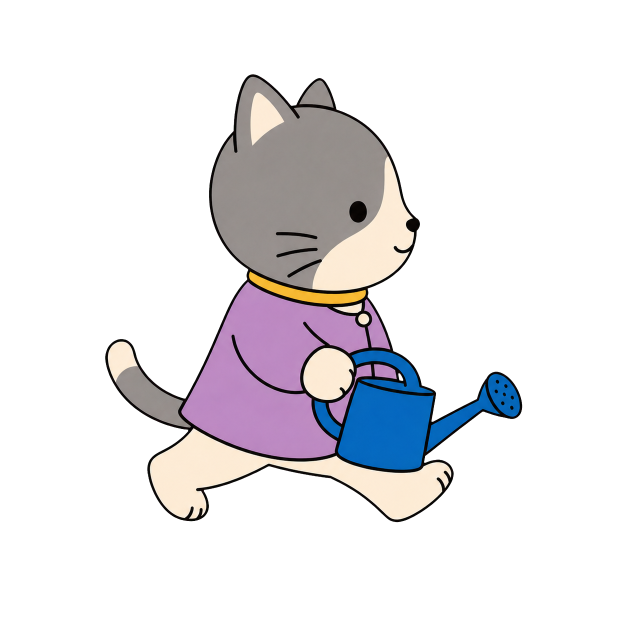
#> input picture assets/generated/characters/mina-cat/garden-walk/W1/alpha-source.png, 1254 x 1254 px (shown at 1/2 size)
$ python rebuild.py
#> lines starting #> are read from the running program, lines starting #| are printed output that depends on the picture; after the words box and inside, x2 and y2 are one past the last pixel; in counts of white or black regions, pixels touching at a corner belong together; pictures that were not available may be replaced by others from this repository, and a replacement may not be noted
### tools/asset-pipeline/character_asset_pipeline.py
#!/usr/bin/env python3
"""Deterministic processing for reviewed character raster assets.

This utility never draws character pixels. It only extracts active runtime
frames, removes transparent padding by measurement, normalizes an existing
generated raster to an approved canvas, assembles reviewed frames, converts
formats, and validates alpha/dimensions.
"""

from __future__ import annotations

import argparse
import hashlib
import json
from pathlib import Path
from typing import Any

from PIL import Image

from character_alpha import protect_foreground_pixels


ACTIVE_SCENES = {
    "connect-profile": ("generated/miffy-google-connect.webp", (256, 256)),
    "home": ("generated/miffy-home.webp", (320, 494)),
    "practice-idle": ("generated/miffy-practice.webp", (327, 377)),
    "practice-correct": ("generated/miffy-practice-correct.webp", (669, 922)),
    "practice-encourage": ("generated/miffy-practice-encourage.webp", (785, 931)),
    "update-recovery": ("generated/miffy-update-recovery-v3.webp", (1005, 1210)),
}

ACTIVE_SEQUENCES = {
    "celebration": {
        "source": "generated/miffy-celebration-sprite-simple.webp",
        "cell": (418, 418),
        "layout": (4, 1),
        "frames": ("C1", "C2", "C3", "C4"),
        "runtime": "celebration-sheet.webp",
    },
    "garden-walk": {
        "source": "generated/miffy-garden-walking-sprite.webp",
        "cell": (627, 627),
        "layout": (2, 2),
        "frames": ("W1", "W2", "W3", "W4"),
        "runtime": "garden-walk-sheet.webp",
    },
    "garden-water": {
        "source": "generated/miffy-garden-watering-sprite.webp",
        "cell": (627, 627),
        "layout": (2, 2),
        "frames": ("G1", "G2", "G3", "G4"),
        "runtime": "garden-water-sheet.webp",
    },
}


# [6 lines left out: function sha256, not called in this run]


def rgba(path: Path) -> Image.Image:
    with Image.open(path) as image:
        return image.convert("RGBA")


# [76 lines left out: functions alpha_stats, extract_references, not called in this run]


def normalize(
    source: Path,
    output: Path,
    width: int,
    height: int,
    scale: float = 1.0,
    offset_x: int = 0,
    offset_y: int = 0,
) -> None:
    image = rgba(source)
    resized_size = (round(width * scale), round(height * scale))
    resized = image.resize(resized_size, Image.Resampling.LANCZOS)
    normalized = Image.new("RGBA", (width, height), (0, 0, 0, 0))
    normalized.alpha_composite(resized, (offset_x, offset_y))
    output.parent.mkdir(parents=True, exist_ok=True)
    normalized.save(output, format="PNG")


# [167 lines left out: functions assemble, convert, protect_foreground_interior, validate, parser, main, not called in this run]


# [2 lines that do not run on import are left out]

### assets/generated/characters/mina-cat/garden-walk/rebuild.py
#!/usr/bin/env python3
"""Rebuild Mina's v2 walk from generated rasters and one rigid W3 master.

Requires Pillow and NumPy. Masks select generated artwork; no subject pixels
are drawn. RGB material offsets match the unchanged watering sheet. Chroma
cleanup settings and source provenance are recorded in generation-record.json.
"""
from collections import Counter
from pathlib import Path
from shutil import copyfile
from tempfile import TemporaryDirectory
import json
import sys

import numpy as np
from PIL import Image, ImageDraw, ImageFilter

SEQUENCE = Path(__file__).resolve().parent
REPO = SEQUENCE.parents[4]
sys.path.insert(0, str(REPO / 'tools/asset-pipeline'))
from character_asset_pipeline import assemble, normalize  # noqa: E402
from character_alpha import _retained_components  # noqa: E402

CELL, BOB, BASELINE = 627, 19, 572
BACKGROUND = '#eff5e9'
WATER_SHEET = REPO / 'apps/app/public/characters/mina-cat/garden-water-sheet.webp'
WALK_SWATCHES = {
    'fur': (275, 185, 350, 230),
    'cream': (400, 280, 420, 300),
    'cardigan': (260, 440, 300, 458),
    'collar': (300, 336, 335, 342),
    'can': (365, 447, 405, 475),
}
WALK_SWATCHES = {key: (x0 - 10, y0, x1 - 10, y1)
                 for key, (x0, y0, x1, y1) in WALK_SWATCHES.items()}
WATER_SWATCHES = {
    'fur': (230, 175, 270, 215),
    'cream': (275, 295, 330, 325),
    'cardigan': (210, 455, 255, 480),
    'collar': (280, 346, 320, 353),
    'can': (325, 455, 365, 485),
}


def material_mask(pixels, material):
    r, g, b, a = (pixels[..., i].astype(float) for i in range(4))
    visible = (a > 0) & (np.maximum.reduce([r, g, b]) > 100)
    masks = {
        'fur': (np.maximum.reduce([r, g, b]) - np.minimum.reduce([r, g, b]) < 22) & (r < 200),
        'cream': (r > 210) & (g > 170) & (b > 130) & (r > b + 20),
        'cardigan': (r > 120) & (b > g + 8) & (r > g + 8),
        'collar': (r > 180) & (g > 100) & (b < 140) & (g < r * .9),
        'can': (b > r * 1.3) & (b > g * 1.1) & (b > 80),
    }
    return visible & masks[material]


def dominant(image, material):
    pixels = np.asarray(image)
    colors = pixels[..., :3][material_mask(pixels, material) & (pixels[..., 3] == 255)]
    counts = Counter(map(tuple, colors.tolist()))
    assert counts, f'No opaque {material} pixels in swatch'
    return min(counts, key=lambda rgb: (-counts[rgb], rgb))


def region(points):
    mask = Image.new('L', (CELL, CELL))
    ImageDraw.Draw(mask).polygon([(x - 10, y) for x, y in points], fill=255)
    return mask


def select(image, mask):
    pixels = np.array(image)
    pixels[..., 3] = np.minimum(pixels[..., 3], np.asarray(mask))
    pixels[pixels[..., 3] == 0] = 0
    return Image.fromarray(pixels)


def canonical(image):
    pixels = np.array(image)
    pixels[pixels[..., 3] == 0] = 0
    return Image.fromarray(pixels)


def match_palette(image, source, target):
    """Change RGB only; retain source shading, geometry, alpha and dark lines."""
    pixels = np.asarray(image)
    corrected = np.array(image)
    for material in source:
        selected = material_mask(pixels, material)
        offset = np.array(target[material]) - np.array(source[material])
        corrected[..., :3][selected] = np.clip(
            pixels[..., :3][selected].astype(int) + offset, 0, 255,
        )
    assert np.array_equal(corrected[..., 3], pixels[..., 3])
    dark = np.max(pixels[..., :3], axis=2) <= 100
    assert np.array_equal(corrected[dark], pixels[dark])
    return canonical(Image.fromarray(corrected))


def legs_mask(index):
    # Reviewed polygon joins follow each generated skirt's black hem. The
    # rigid master supplies the complete garment; only feet/shins are selected.
    hems = [
        [(0, 502), (205, 502), (230, 511), (270, 522), (325, 526), (370, 525), (428, 510), (CELL, 510)],
        [(0, 490), (215, 490), (244, 502), (282, 508), (320, 511), (365, 511), (403, 504), (CELL, 504)],
        [(0, 500), (210, 500), (238, 511), (275, 522), (325, 527), (375, 524), (434, 510), (CELL, 510)],
        [(0, 490), (220, 490), (254, 496), (290, 502), (337, 505), (380, 497), (430, 480), (CELL, 480)],
    ]
    return region(hems[index] + [(CELL, CELL), (0, CELL)])


def rebuild():
    normalized = []
    with TemporaryDirectory(prefix='mina-walk-v2-') as temporary:
        for i in range(1, 5):
            output = Path(temporary) / f'W{i}.png'
            normalize(SEQUENCE / f'W{i}/alpha-source.png', output, CELL, CELL, 1.05, -8, 12)
#> in rgba, image is the input picture: PIL image 1254x1254 RGBA; mean R, G, B, A 32.5, 31, 34.1, 55.2
#> in normalize, `normalized = Image.new("RGBA", (width, height), (0, 0, 0, 0))`: normalized: PIL image 627x627 RGBA; every value is 0
#> in normalize, `normalized.alpha_composite(resized, (offset_x, offset_y))`:
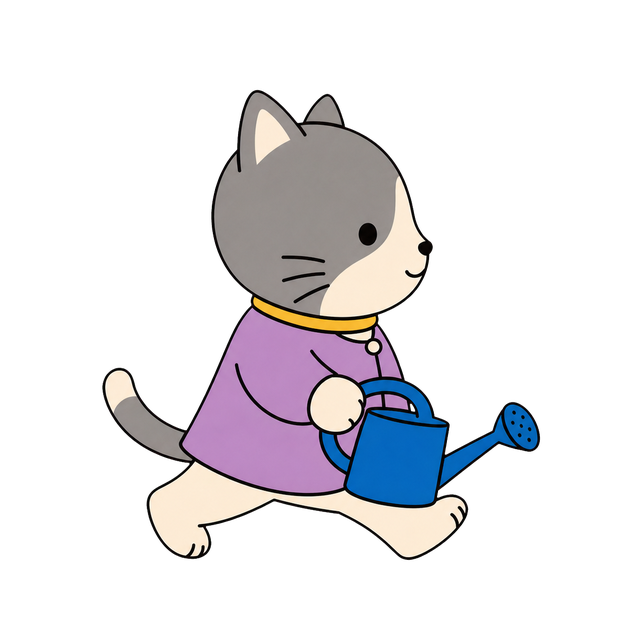
#> normalized: PIL image 627x627 RGBA; mean R, G, B, A 35.7, 34.1, 37.6, 60.8; transparent parts drawn white
            normalized.append(Image.open(output).convert('RGBA'))
    water_sheet = Image.open(WATER_SHEET).convert('RGBA')
    water = water_sheet.crop((0, 0, CELL, CELL))
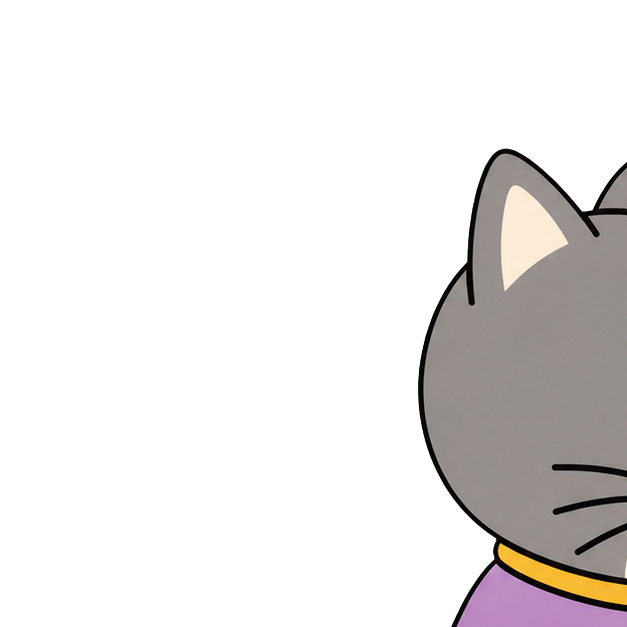
#> water: PIL image 627x627 RGBA; mean R, G, B, A 29.9, 27.5, 26.8, 51.4; transparent parts drawn white
    master = normalized[2]
    source = {k: dominant(master.crop(box), k) for k, box in WALK_SWATCHES.items()}
#> in dominant, `pixels = np.asarray(image)`:
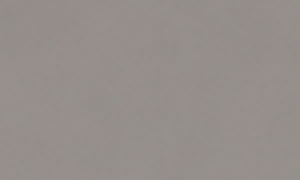
#> pixels: shape (45, 75, 4) (shown 4 times larger); mean R, G, B, A 148.9, 142.9, 139.5, 255
#> in material_mask, `r, g, b, a = (pixels[..., i].astype(float) for i in range(4))`: a: shape (45, 75) float64; every value is 255
#> in material_mask, `visible = (a > 0) & (np.maximum.reduce([r, g, b]) > 100)`: visible: shape (45, 75) bool; every value is 1
#> in dominant, `counts = Counter(map(tuple, colors.tolist()))`: counts = 93 items
#> call 2 of dominant, with material = 'cream'
#> in dominant (call 2), `pixels = np.asarray(image)`:
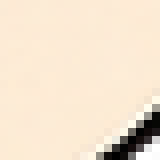
#> pixels: shape (20, 20, 4) (shown 8 times larger); mean R, G, B, A 236.7, 220.7, 200.4, 250.7; transparent parts drawn white
#> call 2 of material_mask, with material = 'cream'
#> in material_mask (call 2), `r, g, b, a = (pixels[..., i].astype(float) for i in range(4))`:
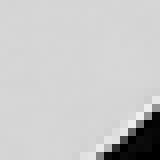
#> b: shape (20, 20) float64 (shown 8 times larger); min 0, max 239, mean 200.4
#> in material_mask (call 2), `visible = (a > 0) & (np.maximum.reduce([r, g, b]) > 100)`:
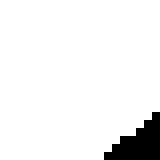
#> visible: shape (20, 20) bool (shown 8 times larger); 94% white; 1 black region, box (x1, y1, x2, y2) and area: (13, 14, 20, 20) 24
#> in material_mask (call 2), `return visible & masks[material]`:
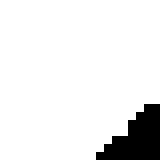
#> returned value: shape (20, 20) bool (shown 8 times larger); 91.5% white; 1 black region, box (x1, y1, x2, y2) and area: (12, 13, 20, 20) 34
#> in dominant (call 2), `colors = pixels[..., :3][material_mask(pixels, material) & (pixels[.....`: colors = 366 rows, first 8: [252, 235, 213], [253, 234, 212], [252, 234, 213], [252, 235, 213], [252, 235, 213], [252, 236, 214], [252, 235, 213], [252, 234, 213]
#> in dominant (call 2), `counts = Counter(map(tuple, colors.tolist()))`: counts = 52 items
#> in dominant (call 3), `colors = pixels[..., :3][material_mask(pixels, material) & (pixels[.....`: colors = 720 rows, first 8: [189, 139, 195], [189, 138, 195], [189, 138, 194], [190, 138, 196], [190, 138, 196], [190, 138, 195], [190, 139, 195], [189, 137, 196]
    target = {k: dominant(water.crop(box), k) for k, box in WATER_SWATCHES.items()}

    forward_mask = region([(402, 334), (404, 344), (405, 350), (409, 362),
                           (413, 374), (417, 386), (420, 394), (423, 407),
                           (CELL, 407), (CELL, 334)])
    # The raised spout just touches the free-arm bounds; protect every blue
    # pixel and its black outline so backward-arm phases retain the full can.
    blue = Image.fromarray((material_mask(np.asarray(master), 'can') * 255).astype('uint8'))
    protected_can = np.asarray(blue.filter(ImageFilter.MaxFilter(9))) > 0
    selected = np.array(forward_mask)
    selected[protected_can] = 0
    forward_mask = Image.fromarray(selected)
    forward_arm = select(master, forward_mask)
    backward_arm = select(normalized[0], region([
        (200, 356), (280, 326), (267, 367), (245, 405),
        (220, 421), (195, 410), (184, 389),
    ]))
    removed = np.maximum(np.asarray(forward_mask), np.asarray(legs_mask(2)))
    core = select(master, Image.fromarray(255 - removed))
    retained = _retained_components(core.getchannel('A').tobytes(), CELL, CELL, 100)
    core = select(core, Image.frombytes('L', core.size, bytes(retained)))
    core = match_palette(core, source, target)
    frames = []
    for i, image in enumerate(normalized):
        bob = BOB if i in (1, 3) else 0
        frame = Image.new('RGBA', (CELL, CELL))
        legs = select(image, legs_mask(i))
        bottom = legs.getchannel('A').getbbox()[3]
        top = 480 if i in (0, 2) else 460
        target_top = (450, 469, 480, 480)[i] - bob
        fitted = legs.crop((0, top, CELL, bottom)).resize(
            (CELL, BASELINE - target_top), Image.Resampling.LANCZOS,
        )
        frame.alpha_composite(match_palette(fitted, source, target), (-6 if i == 0 else 0, target_top))
        arm = forward_arm if i in (1, 2) else backward_arm
        frame.alpha_composite(match_palette(arm, source, target), (0, -bob))
        frame.alpha_composite(core, (0, -bob))
        frame = canonical(frame)
        assert frame.size == (CELL, CELL)
        assert frame.getchannel('A').getbbox()[3] == BASELINE
        assert all(frame.getpixel(p)[3] == 0 for p in ((0, 0), (626, 0), (0, 626), (626, 626)))
        frames.append(frame)

    opaque_core = np.asarray(core)[..., 3] == 255
    for i, frame in enumerate(frames):
        bob = BOB if i in (1, 3) else 0
        aligned = np.array(Image.new('RGBA', core.size))
        aligned[bob:] = np.asarray(frame)[:CELL - bob]
        assert np.array_equal(aligned[opaque_core], np.asarray(core)[opaque_core])
        # Complete head rectangle, including transparent silhouette margins.
        assert frame.crop((215, 90 - bob, 450, 324 - bob)).tobytes() == frames[0].crop((215, 90, 450, 324)).tobytes()
        for material, (x0, y0, x1, y1) in WALK_SWATCHES.items():
            sampled = dominant(frame.crop((x0, y0 - bob, x1, y1 - bob)), material)
            assert max(abs(a - b) for a, b in zip(sampled, target[material])) <= 3, (material, sampled, target[material])
        for material in ('fur', 'can'):
            sampled = dominant(frame, material)
            expected = dominant(water_sheet, material)
            assert max(abs(a - b) for a, b in zip(sampled, expected)) <= 3, (material, sampled, expected)
        frame.save(SEQUENCE / f'W{i + 1}/final-frame.png')

    runtime = REPO / 'apps/app/public/characters/mina-cat/garden-walk-sheet.webp'
    assemble([SEQUENCE / f'W{i}/final-frame.png' for i in range(1, 5)], runtime, 2, 2, CELL, CELL)
    sheet = canonical(Image.open(runtime).convert('RGBA'))
    sheet.save(runtime, lossless=True, method=6, exact=True)
    for i, frame in enumerate(frames):
        x, y = i % 2 * CELL, i // 2 * CELL
        assert sheet.crop((x, y, x + CELL, y + CELL)).tobytes() == frame.tobytes()
    review = SEQUENCE / 'review'
    review.mkdir(exist_ok=True)
    copyfile(runtime, review / 'runtime-sheet.webp')
    water.save(review / 'water-reference.png')
    assert water.getchannel('A').getbbox()[3] == BASELINE
    board = Image.new('RGB', (CELL * 4, CELL + 40), BACKGROUND)
    draw = ImageDraw.Draw(board)
    phases = ('right contact', 'left passing', 'left contact', 'right passing')
    for i, frame in enumerate(frames):
        board.paste(frame, (i * CELL, 40), frame)
        draw.text((i * CELL + 20, 12), f'W{i + 1} - {phases[i]}', fill='black')
        draw.line((i * CELL, BASELINE + 39, (i + 1) * CELL, BASELINE + 39), fill='#9aae9d')
    board.save(review / 'frames-side-by-side.png')
    comparison = Image.new('RGB', (CELL * 2, CELL + 40), BACKGROUND)
    draw = ImageDraw.Draw(comparison)
    for i, (frame, label) in enumerate(zip((frames[0], water), ('Walk W1', 'Water G1 (unchanged)'))):
        comparison.paste(frame, (i * CELL, 40), frame)
        draw.text((i * CELL + 20, 12), label, fill='black')
        draw.line((i * CELL + 310, 385, i * CELL + 310, 580), fill='#9aae9d')
    draw.line((0, BASELINE + 39, CELL * 2, BASELINE + 39), fill='#9aae9d')
    comparison.save(review / 'walk-water-comparison.png')
    animation = []
    for frame in frames:
        background = Image.new('RGBA', frame.size, BACKGROUND)
        background.alpha_composite(frame)
        animation.append(background.convert('RGB').resize((313, 313), Image.Resampling.LANCZOS))
    animation[0].save(review / 'walk-loop.gif', save_all=True, append_images=animation[1:],
                      duration=[140, 150, 140, 150], loop=0, disposal=2)
    metrics = {
        'sourcePalette': source, 'waterPalette': target,
        'dominantFur': dominant(frames[0], 'fur'), 'waterDominantFur': dominant(water_sheet, 'fur'),
        'dominantCanBlue': dominant(frames[0], 'can'), 'waterDominantCanBlue': dominant(water_sheet, 'can'),
        'baseline': BASELINE, 'bob': BOB, 'bodyCenterX': 310,
        'alphaBounds': [frame.getchannel('A').getbbox() for frame in frames],
    }
    (review / 'metrics.json').write_text(json.dumps(metrics, indent=2) + '\n')
    print(json.dumps(metrics))
    print('Exact shared core/head/tail, bob, water palette/baseline and lossless cells passed.')


if __name__ == '__main__':
#> (the run stopped early here; a loop or call above may not have finished)
